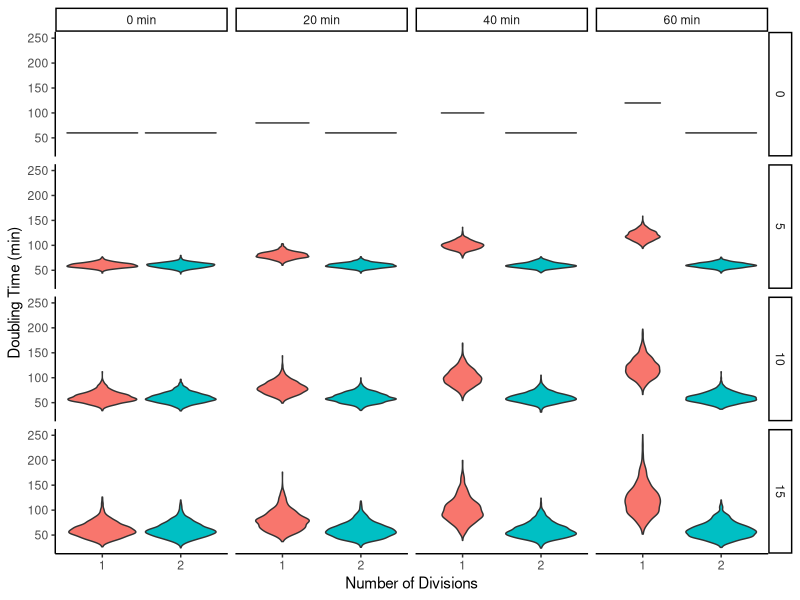
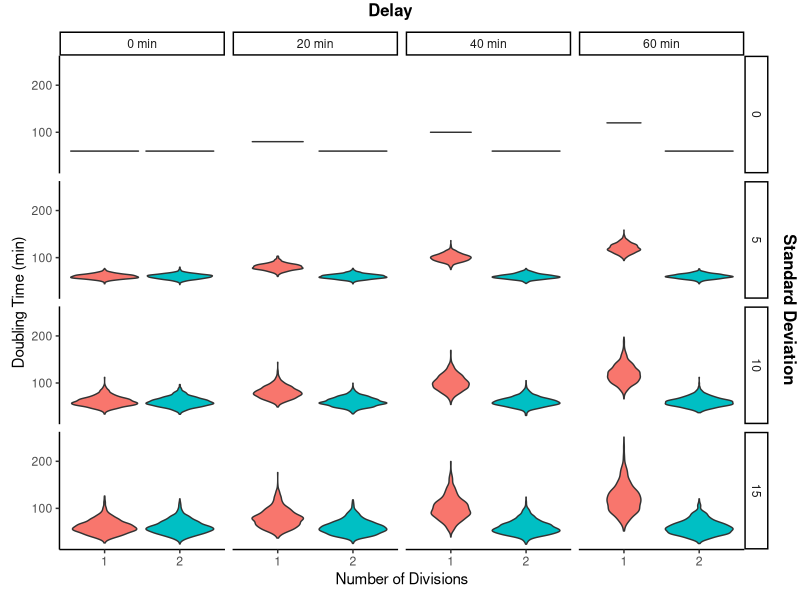
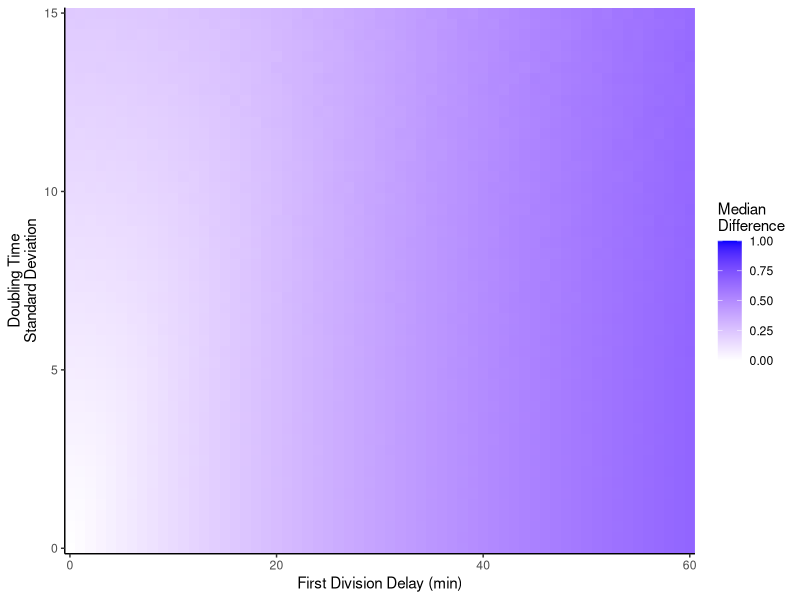
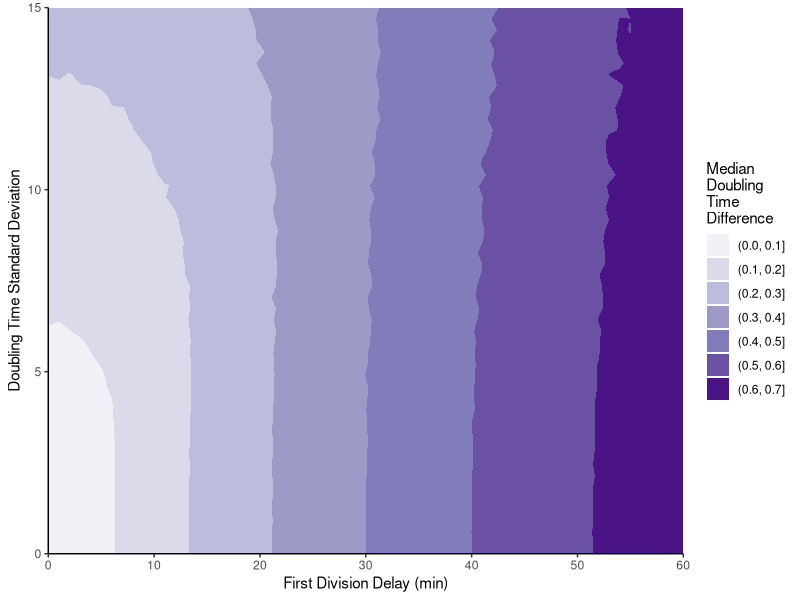
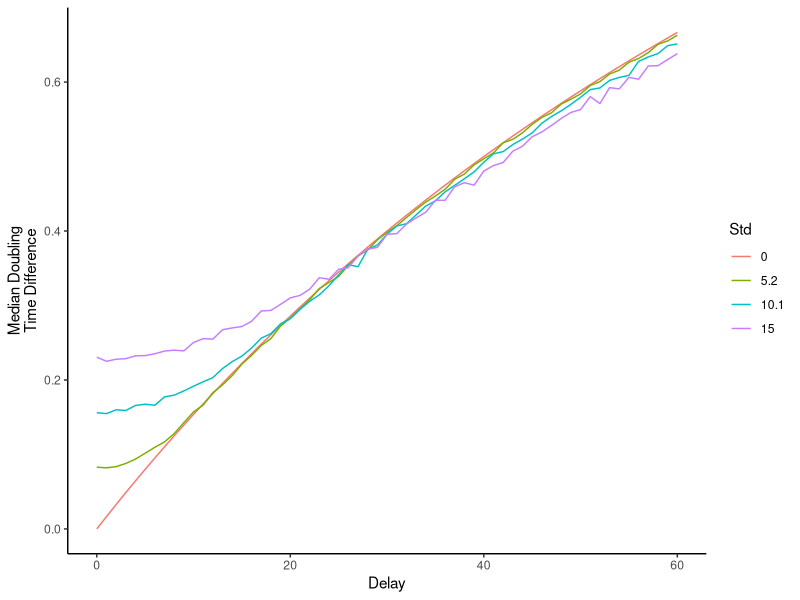
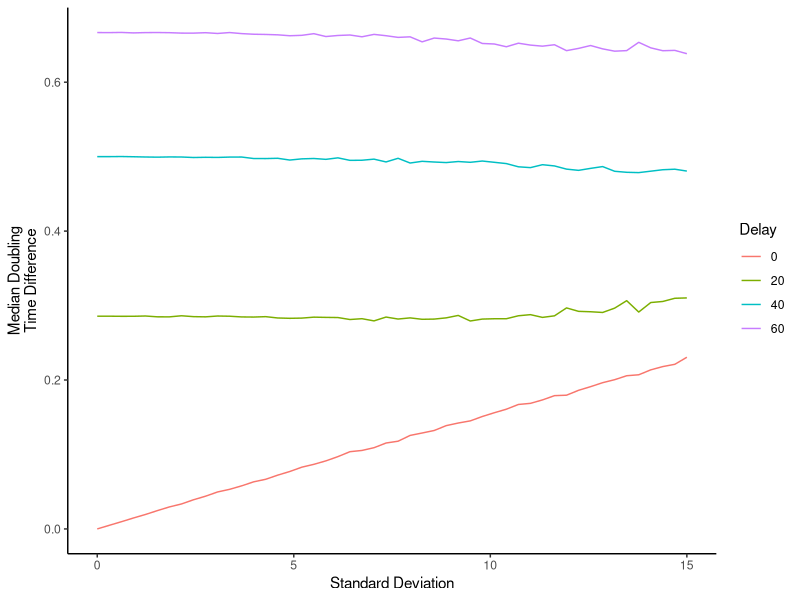
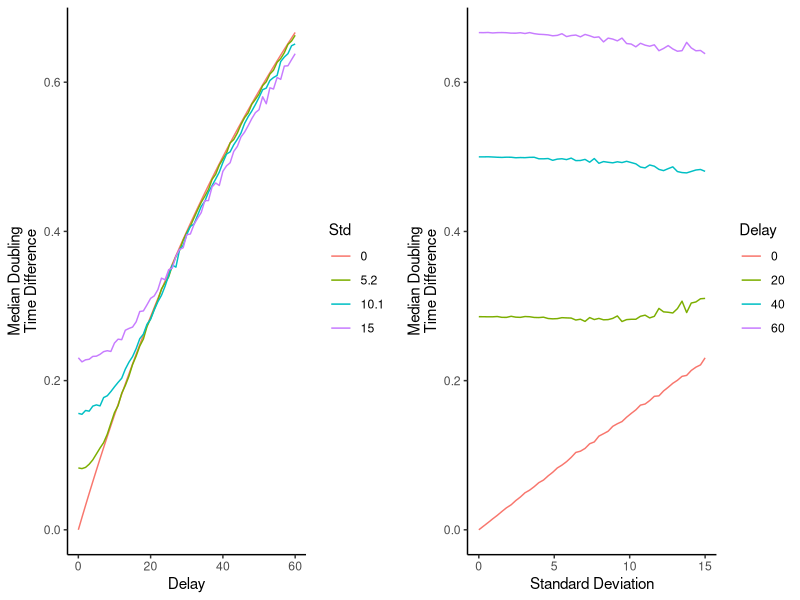
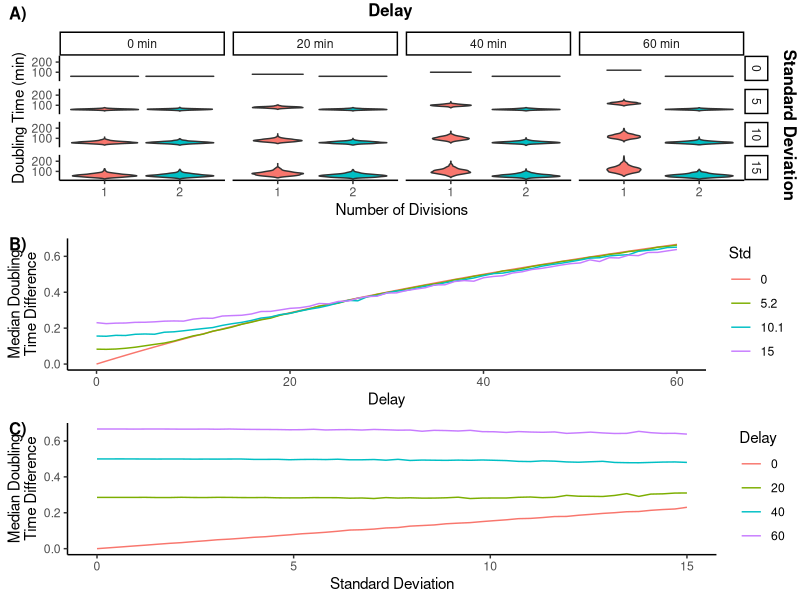

Recreate these plots in R, in order.

# Date: 8Jun2024


library(plyr)  # load before dplyr
library(dplyr)
library(ggplot2)
library(ggridges)
library(stringi)
library(glue)
library(MASS)
library(grid)
library(cowplot)
library(grid)
library(gtable)


# Function for Direct Parameter Conversion
#This formulas are in the wikipedia page of Log-normal distribution
normal_to_lognormal_direct <- function(mean, sd) {
  variance <- sd^2
  meanlog <- log(mean^2 / sqrt(variance + mean^2))
  sdlog <- sqrt(log(1 + variance / mean^2))
  
  return(list(meanlog = meanlog, sdlog = sdlog))
}


# Estimating parameters for populations ####

default_mean=60
means <- c(60, 90, 120, 150)
std_devs <- c(0, 5, 10, 15)

results <- data.frame()

for (mu in means) {
  for (sigma in std_devs) {
    direct_params <- normal_to_lognormal_direct(mu, mu/default_mean*sigma)
    
    results <- rbind(results, 
                     data.frame(normal_mean = mu, 
                                scaled_sd = mu/default_mean*sigma, 
                                meanlog = direct_params$meanlog, 
                                sdlog = direct_params$sdlog))
  }
}

print(results)


# Create table of parameter ####


default_mean=60
# used to create 5 means and standard deviations
# delays=seq(default_mean, default_mean+120, 30)
# std_devs=seq(0,20,5)

#to create only 4 levels
# delays=seq(default_mean, default_mean+60, 20)
# std_devs=seq(0,15,5)

#to create 15 levels every 5 minutes
# delays=seq(default_mean, default_mean+75, 5)
# std_devs=seq(0,15,1)

#to create 15 levels every 2 minutes
delays=seq(default_mean, default_mean+30, 2)
std_devs=seq(0,15,1)

table_parameters=data.frame()

# iterating standard deviations
for (std_i in std_devs){
  
  first_sim_std=TRUE #flag to set second divisions distribution paramaters
  
  #iterating different delays
  for (delay_j in delays){
    
    #calculating parameters of the first division
    first_div_params=normal_to_lognormal_direct(delay_j, delay_j/default_mean*std_i)
    
    #saving second division distribution parameters and not changing it until the
    #std is changed
    if(first_sim_std){
      temp_second_div_mean=delay_j
      temp_second_div_var=std_i
      second_div_params=first_div_params
      first_sim_std=FALSE
    }
    
    df_temp=data.frame(delay=delay_j-default_mean, std=std_i,
                       first_div_mean=delay_j, first_div_scaled_std=delay_j/default_mean*std_i,
                       first_div_log_mean=first_div_params$meanlog, first_div_log_sd=first_div_params$sdlog,
                       second_div_mean=temp_second_div_mean, second_div_scaled_std=temp_second_div_var,
                       second_div_log_mean=second_div_params$meanlog, second_div_log_sd=second_div_params$sdlog)
    
    table_parameters=rbind(table_parameters, df_temp)
    
  }
}

summary(table_parameters)

# write.csv(table_parameters, file="~/work_dir/observed_synchrony/evolution_results/syn_diff_mean_var_24apr2024/5_diffs_5_stds_16oct2024/params_5diffs_5stds_16oct2024.csv", row.names=FALSE)
# write.csv(table_parameters, file="~/work_dir/observed_synchrony/evolution_results/syn_diff_mean_var_24apr2024/4_diffs_4_stds_17oct2024/params_4diffs_4stds_17oct2024.csv", row.names=FALSE)
# write.csv(table_parameters, file="~/work_dir/observed_synchrony/evolution_results/syn_diff_mean_var_24apr2024/15_diffs_15_stds_17oct2024_every_5_minutes/params_15diffs_15stds_17oct2024.csv", row.names=FALSE)
# write.csv(table_parameters, file="~/work_dir/observed_synchrony/evolution_results/syn_diff_mean_var_24apr2024/15_diffs_15_stds_17oct2024_every_2_minutes/params_15diffs_15stds_2min_17oct2024.csv", row.names=FALSE)


#### Making plot of distributions ####

default_mean=60
means <- c(60, 80, 100, 120)
delay_names=c("0 min", "20 min", "40 min", "60 min")
std_devs <- c(0, 5, 10, 15)
std_names=c("0", "5", "10", "15")

n_times=1000

df_doub_times=data.frame()

for (i in seq(1,length(std_devs))){
  
  first_std=TRUE
  
  for (j in seq(1,length(means))){
    first_div_params=normal_to_lognormal_direct(means[j], means[j]/default_mean*std_devs[i])
    
    if(first_std){
      second_div_params=first_div_params
      first_std=FALSE
    }
    
    first_div_times=rlnorm(n_times, meanlog = first_div_params$meanlog, sdlog = first_div_params$sdlog)
    
    second_div_times=rlnorm(n_times, meanlog = second_div_params$meanlog, sdlog = second_div_params$sdlog)
    
    temp_df=data.frame(delay=delay_names[j], std=std_names[i], div_num=c(rep("1", n_times), rep("2", n_times)), 
                       doub_t=c(first_div_times, second_div_times))
    
    df_doub_times=rbind(df_doub_times, temp_df)
  }
}

df_doub_times$std=factor(df_doub_times$std, levels=c("0", "5", "10", "15"))

summary(df_doub_times)

ggplot(df_doub_times, aes(x=div_num, y=doub_t, fill=div_num))+
  geom_violin()+
  facet_grid(std~delay)+
  # stat_summary(fun='mean', geom='crossbar')+
  theme_classic()+
  labs(x="Number of Divisions", y="Doubling Time (min)")+
  guides(fill='none')+
  NULL



# Create the base plot
p <- ggplot(df_doub_times, aes(x=div_num, y=doub_t, fill=div_num)) +
  geom_violin() +
  facet_grid(std~delay) +
  theme_classic() +
  labs(x="Number of Divisions", y="Doubling Time (min)") +
  guides(fill='none') +
  theme(plot.margin = unit(c(0.3, 0.3, 0.3, 0.3), "cm"))+ # Reduced plot margins
  scale_y_continuous(breaks = c(100, 200))+
  NULL

# Convert to grob
g <- ggplotGrob(p)

# Add top label (reduced height)
top_margin <- unit(0.5, "cm")  # Adjust this value to change the top gap
g <- gtable_add_rows(g, heights = top_margin, pos = 0)
g <- gtable_add_grob(g, 
                     grob = textGrob("Delay", gp = gpar(fontsize = 12, fontface = "bold")), 
                     t = 1, l = 3, r = ncol(g) - 1)

# Add right label (reduced width)
right_margin <- unit(0.5, "cm")  # Adjust this value to change the right gap
g <- gtable_add_cols(g, widths = right_margin, pos = -1)
g <- gtable_add_grob(g, 
                     grob = textGrob("Standard Deviation", rot = -90, gp = gpar(fontsize = 12, fontface = "bold")), 
                     t = 3, b = nrow(g) - 1, l = ncol(g))

# Draw the plot
grid.newpage()
grid.draw(g)



# Heatmap of delay times ####

default_mean=60
delays=seq(default_mean, default_mean+60)
# delays=seq(default_mean, default_mean+120)

std_devs=seq(0,15,length.out=50)

n_differences=10000

# In what percentage of the cell cycle are we interested of quantifying the differences in doubling times?
percentage_cell_cycle=0.25

df_divisions_diff=data.frame()

# iterating standard deviations
for (std_i in std_devs){
  
  first_sim_std=TRUE #flag to set second divisions distribution paramaters
  
  #iterating different delays
  for (delay_j in delays){
    
    #calculating parameters of the first division
    first_div_params=normal_to_lognormal_direct(delay_j, delay_j/default_mean*std_i)
    
    #saving second division distribution parameters and not changing it until the
    #std is changed
    if(first_sim_std){
      second_div_params=first_div_params
      first_sim_std=FALSE
    }
    
    first_div_times=rlnorm(n_differences, meanlog = first_div_params$meanlog, sdlog = first_div_params$sdlog)
    
    second_div_times=rlnorm(n_differences, meanlog = second_div_params$meanlog, sdlog = second_div_params$sdlog)
    
    mean_dt=mean(c(first_div_times, second_div_times))
    
    norm_first_times=first_div_times/mean_dt
    norm_second_times=second_div_times/mean_dt
    
    difference=abs(norm_first_times-norm_second_times)
    
    temp_ans=mean(difference<percentage_cell_cycle)
    
    temp_median_diff=median(difference)
    
    df_temp=data.frame(delay=delay_j-default_mean, std=std_i, percentage=temp_ans, ld50=temp_median_diff,
                       first_div_mean=first_div_params$meanlog, first_div_sd=first_div_params$sdlog,
                       second_div_mean=second_div_params$meanlog, second_div_sd=second_div_params$sdlog)
    
    df_divisions_diff=rbind(df_divisions_diff, df_temp)
    
  }
}

summary(df_divisions_diff)

heat_map=ggplot(df_divisions_diff, aes(x = delay, y = std, fill = ld50))+
  geom_tile()+
  scale_fill_gradient2(low = "red", mid="white", high = "blue", midpoint=0, limits = c(0, 1),
                       name = "Median\nDifference")+
  labs(x="First Division Delay (min)", y="Doubling Time\nStandard Deviation")+
  theme_classic()+
  scale_x_continuous(expand = c(0, 0)) +
  scale_y_continuous(expand = c(0, 0)) +
  NULL
heat_map

contour_plot=ggplot(df_divisions_diff, aes(x = delay, y = std, z = ld50))+
  geom_contour_filled(breaks = seq(0, 1, by = 0.1))+
  scale_fill_brewer(palette = "Purples")+
  labs(x = "First Division Delay (min)", 
       y = "Doubling Time Standard Deviation",
       fill = "Median\nDoubling\nTime\nDifference")+
  theme_classic()+
  scale_x_continuous(expand = c(0, 0))+
  scale_y_continuous(expand = c(0, 0))+
  NULL
contour_plot

summary(df_divisions_diff)

# df_divisions_diff[df_divisions_diff$delay%%20==0 & df_divisions_diff$delay%%5==0,]
divisions_diff_var=df_divisions_diff[df_divisions_diff$delay==0 | 
                                       df_divisions_diff$delay==20 |
                                       df_divisions_diff$delay==40 |
                                       df_divisions_diff$delay==60,]

divisions_diff_delay=df_divisions_diff[df_divisions_diff$std==0 | 
                                         df_divisions_diff$std==unique(df_divisions_diff$std)[18] |
                                         df_divisions_diff$std==unique(df_divisions_diff$std)[34] |
                                         df_divisions_diff$std==unique(df_divisions_diff$std)[50],]

p_test_delay=ggplot(divisions_diff_delay, aes(x=delay, y=ld50, col=as.factor(round(std,2)), group=as.factor(round(std,2))))+
  geom_line()+
  theme_classic()+
  labs(color="Std", x="Delay", y="Median Doubling\nTime Difference")+
  NULL
p_test_delay

p_test_var=ggplot(divisions_diff_var, aes(x=std, y=ld50, col=as.factor(delay), group=as.factor(delay)))+
  geom_line()+
  theme_classic()+
  labs(color="Delay", x="Standard Deviation", y="Median Doubling\nTime Difference")+
  NULL
p_test_var

plot_grid(p_test_delay, p_test_var)



# Paper Figure ####


figure_2_v3=plot_grid(g, p_test_delay, p_test_var,
                      labels=c('A)', 'B)', 'C)'), ncol=1, label_size=12, rel_heights=c(2.5,2,2))

ggsave(filename='~/emergence_of_coordinated_cell_division_during_the_evolution_of_multicellularity/Paper_figures/fig_2_causes_asynchrony_median_diff_20feb2025.svg',
       plot=figure_2_v3, dpi='retina', width=4.2, height=7, bg='white')
# Note: this image is saved as an svg to later modify the label of Delay to center align it correctly in the plot

# Supplementary figure of the contour map
ggsave(filename='~/emergence_of_coordinated_cell_division_during_the_evolution_of_multicellularity/Paper_figures/supp_fig2_causes_async_contour_map_14feb2025.png',
       plot=contour_plot, width=4, height=3)
